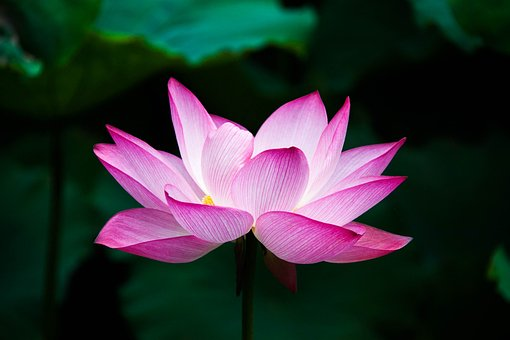
#> input picture Histogram Odevi/flower.jpg, 510 x 340 px
$ python odev.py
#> lines starting #> are read from the running program, lines starting #| are printed output that depends on the picture
import  cv2
import numpy as np
import matplotlib.pyplot as plt
flower = cv2.imread("flower.jpg")
#> flower is the input picture: shape (340, 510, 3); mean B, G, R 52.9, 51.5, 48

s=flower.shape
#> s = (340, 510, 3)

flowerG = cv2.cvtColor(flower,cv2.COLOR_BGR2GRAY)
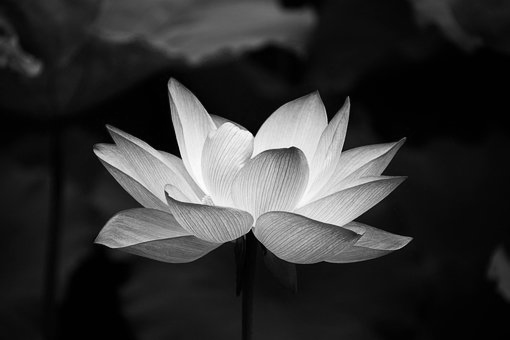
#> flowerG: shape (340, 510); min 0, max 254, mean 50.6


H=np.zeros(shape=(256,1))

for i in range(s[0]):
    for j in range(s[1]):
        k=flowerG[i,j]
        H[k,0]=H[k,0]+1
#> after the loop, H = 256 values, max 12478 at index 1, min 0 at index 255, mean 677.3
print(H)
#> (printed output is left out)
plt.plot(H)
plt.show()
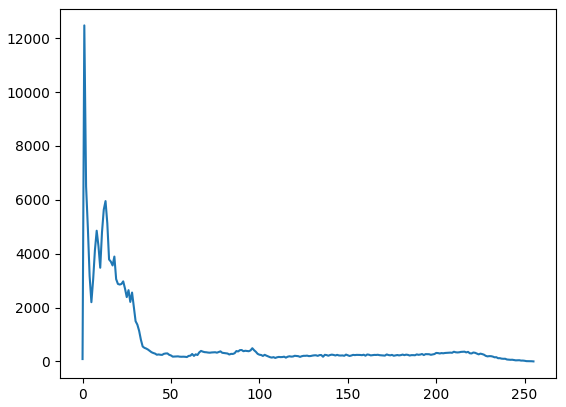
#> figure drawn by matplotlib, 1 panel; curve peaks at x = 1, y = 12478

cv2.waitKey(0)
cv2.destroyAllWindows()
